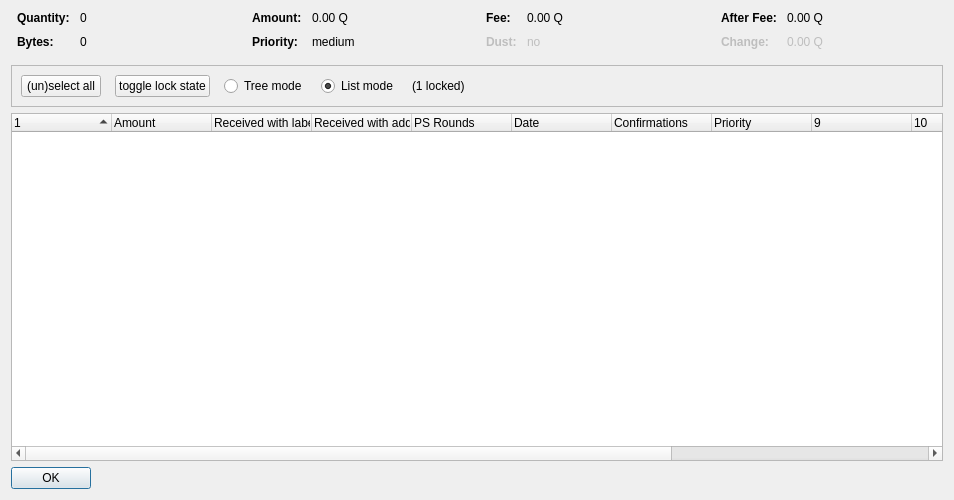
<?xml version="1.0" encoding="UTF-8"?>
<ui version="4.0">
 <class>CoinControlDialog</class>
 <widget class="QDialog" name="CoinControlDialog">
  <property name="geometry">
   <rect>
    <x>0</x>
    <y>0</y>
    <width>954</width>
    <height>500</height>
   </rect>
  </property>
  <property name="windowTitle">
   <string>Coin Selection</string>
  </property>
  <layout class="QVBoxLayout" name="verticalLayout">
   <item>
    <layout class="QHBoxLayout" name="horizontalLayoutTop" stretch="0,0,0,0">
     <property name="topMargin">
      <number>0</number>
     </property>
     <property name="bottomMargin">
      <number>10</number>
     </property>
     <item>
      <layout class="QFormLayout" name="formLayoutCoinControl1">
       <property name="horizontalSpacing">
        <number>10</number>
       </property>
       <property name="verticalSpacing">
        <number>10</number>
       </property>
       <property name="leftMargin">
        <number>6</number>
       </property>
       <property name="rightMargin">
        <number>6</number>
       </property>
       <item row="0" column="0">
        <widget class="QLabel" name="labelCoinControlQuantityText">
         <property name="font">
          <font>
           <weight>75</weight>
           <bold>true</bold>
          </font>
         </property>
         <property name="text">
          <string>Quantity:</string>
         </property>
        </widget>
       </item>
       <item row="0" column="1">
        <widget class="QLabel" name="labelCoinControlQuantity">
         <property name="cursor">
          <cursorShape>IBeamCursor</cursorShape>
         </property>
         <property name="contextMenuPolicy">
          <enum>Qt::ActionsContextMenu</enum>
         </property>
         <property name="text">
          <string notr="true">0</string>
         </property>
         <property name="textInteractionFlags">
          <set>Qt::LinksAccessibleByMouse|Qt::TextSelectableByKeyboard|Qt::TextSelectableByMouse</set>
         </property>
        </widget>
       </item>
       <item row="1" column="0">
        <widget class="QLabel" name="labelCoinControlBytesText">
         <property name="font">
          <font>
           <weight>75</weight>
           <bold>true</bold>
          </font>
         </property>
         <property name="text">
          <string>Bytes:</string>
         </property>
        </widget>
       </item>
       <item row="1" column="1">
        <widget class="QLabel" name="labelCoinControlBytes">
         <property name="cursor">
          <cursorShape>IBeamCursor</cursorShape>
         </property>
         <property name="contextMenuPolicy">
          <enum>Qt::ActionsContextMenu</enum>
         </property>
         <property name="text">
          <string notr="true">0</string>
         </property>
         <property name="textInteractionFlags">
          <set>Qt::LinksAccessibleByMouse|Qt::TextSelectableByKeyboard|Qt::TextSelectableByMouse</set>
         </property>
        </widget>
       </item>
      </layout>
     </item>
     <item>
      <layout class="QFormLayout" name="formLayoutCoinControl2">
       <property name="horizontalSpacing">
        <number>10</number>
       </property>
       <property name="verticalSpacing">
        <number>10</number>
       </property>
       <property name="leftMargin">
        <number>6</number>
       </property>
       <property name="rightMargin">
        <number>6</number>
       </property>
       <item row="0" column="0">
        <widget class="QLabel" name="labelCoinControlAmountText">
         <property name="font">
          <font>
           <weight>75</weight>
           <bold>true</bold>
          </font>
         </property>
         <property name="text">
          <string>Amount:</string>
         </property>
        </widget>
       </item>
       <item row="0" column="1">
        <widget class="QLabel" name="labelCoinControlAmount">
         <property name="cursor">
          <cursorShape>IBeamCursor</cursorShape>
         </property>
         <property name="contextMenuPolicy">
          <enum>Qt::ActionsContextMenu</enum>
         </property>
         <property name="text">
          <string notr="true">0.00 Q</string>
         </property>
         <property name="textInteractionFlags">
          <set>Qt::LinksAccessibleByMouse|Qt::TextSelectableByKeyboard|Qt::TextSelectableByMouse</set>
         </property>
        </widget>
       </item>
       <item row="1" column="0">
        <widget class="QLabel" name="labelCoinControlPriorityText">
         <property name="font">
          <font>
           <weight>75</weight>
           <bold>true</bold>
          </font>
         </property>
         <property name="text">
          <string>Priority:</string>
         </property>
        </widget>
       </item>
       <item row="1" column="1">
        <widget class="QLabel" name="labelCoinControlPriority">
         <property name="cursor">
          <cursorShape>IBeamCursor</cursorShape>
         </property>
         <property name="contextMenuPolicy">
          <enum>Qt::ActionsContextMenu</enum>
         </property>
         <property name="text">
          <string>medium</string>
         </property>
         <property name="textInteractionFlags">
          <set>Qt::LinksAccessibleByMouse|Qt::TextSelectableByKeyboard|Qt::TextSelectableByMouse</set>
         </property>
        </widget>
       </item>
      </layout>
     </item>
     <item>
      <layout class="QFormLayout" name="formLayoutCoinControl3">
       <property name="horizontalSpacing">
        <number>10</number>
       </property>
       <property name="verticalSpacing">
        <number>10</number>
       </property>
       <property name="leftMargin">
        <number>6</number>
       </property>
       <property name="rightMargin">
        <number>6</number>
       </property>
       <item row="0" column="0">
        <widget class="QLabel" name="labelCoinControlFeeText">
         <property name="font">
          <font>
           <weight>75</weight>
           <bold>true</bold>
          </font>
         </property>
         <property name="text">
          <string>Fee:</string>
         </property>
        </widget>
       </item>
       <item row="0" column="1">
        <widget class="QLabel" name="labelCoinControlFee">
         <property name="cursor">
          <cursorShape>IBeamCursor</cursorShape>
         </property>
         <property name="contextMenuPolicy">
          <enum>Qt::ActionsContextMenu</enum>
         </property>
         <property name="text">
          <string notr="true">0.00 Q</string>
         </property>
         <property name="textInteractionFlags">
          <set>Qt::LinksAccessibleByMouse|Qt::TextSelectableByKeyboard|Qt::TextSelectableByMouse</set>
         </property>
        </widget>
       </item>
       <item row="1" column="0">
        <widget class="QLabel" name="labelCoinControlLowOutputText">
         <property name="enabled">
          <bool>false</bool>
         </property>
         <property name="font">
          <font>
           <weight>75</weight>
           <bold>true</bold>
          </font>
         </property>
         <property name="text">
          <string>Dust:</string>
         </property>
        </widget>
       </item>
       <item row="1" column="1">
        <widget class="QLabel" name="labelCoinControlLowOutput">
         <property name="enabled">
          <bool>false</bool>
         </property>
         <property name="cursor">
          <cursorShape>IBeamCursor</cursorShape>
         </property>
         <property name="contextMenuPolicy">
          <enum>Qt::ActionsContextMenu</enum>
         </property>
         <property name="text">
          <string>no</string>
         </property>
         <property name="textInteractionFlags">
          <set>Qt::LinksAccessibleByMouse|Qt::TextSelectableByKeyboard|Qt::TextSelectableByMouse</set>
         </property>
        </widget>
       </item>
      </layout>
     </item>
     <item>
      <layout class="QFormLayout" name="formLayoutCoinControl4">
       <property name="horizontalSpacing">
        <number>10</number>
       </property>
       <property name="verticalSpacing">
        <number>10</number>
       </property>
       <property name="leftMargin">
        <number>6</number>
       </property>
       <property name="rightMargin">
        <number>6</number>
       </property>
       <item row="0" column="0">
        <widget class="QLabel" name="labelCoinControlAfterFeeText">
         <property name="font">
          <font>
           <weight>75</weight>
           <bold>true</bold>
          </font>
         </property>
         <property name="text">
          <string>After Fee:</string>
         </property>
        </widget>
       </item>
       <item row="0" column="1">
        <widget class="QLabel" name="labelCoinControlAfterFee">
         <property name="cursor">
          <cursorShape>IBeamCursor</cursorShape>
         </property>
         <property name="contextMenuPolicy">
          <enum>Qt::ActionsContextMenu</enum>
         </property>
         <property name="text">
          <string notr="true">0.00 Q</string>
         </property>
         <property name="textInteractionFlags">
          <set>Qt::LinksAccessibleByMouse|Qt::TextSelectableByKeyboard|Qt::TextSelectableByMouse</set>
         </property>
        </widget>
       </item>
       <item row="1" column="0">
        <widget class="QLabel" name="labelCoinControlChangeText">
         <property name="enabled">
          <bool>false</bool>
         </property>
         <property name="font">
          <font>
           <weight>75</weight>
           <bold>true</bold>
          </font>
         </property>
         <property name="text">
          <string>Change:</string>
         </property>
        </widget>
       </item>
       <item row="1" column="1">
        <widget class="QLabel" name="labelCoinControlChange">
         <property name="enabled">
          <bool>false</bool>
         </property>
         <property name="cursor">
          <cursorShape>IBeamCursor</cursorShape>
         </property>
         <property name="contextMenuPolicy">
          <enum>Qt::ActionsContextMenu</enum>
         </property>
         <property name="text">
          <string notr="true">0.00 Q</string>
         </property>
         <property name="textInteractionFlags">
          <set>Qt::LinksAccessibleByMouse|Qt::TextSelectableByKeyboard|Qt::TextSelectableByMouse</set>
         </property>
        </widget>
       </item>
      </layout>
     </item>
    </layout>
   </item>
   <item>
    <widget class="QFrame" name="frame">
     <property name="minimumSize">
      <size>
       <width>0</width>
       <height>40</height>
      </size>
     </property>
     <property name="frameShape">
      <enum>QFrame::StyledPanel</enum>
     </property>
     <property name="frameShadow">
      <enum>QFrame::Sunken</enum>
     </property>
     <layout class="QHBoxLayout" name="horizontalLayout">
      <item>
       <layout class="QHBoxLayout" name="horizontalLayoutPanel" stretch="0,0,0,0,0,0">
        <property name="spacing">
         <number>14</number>
        </property>
        <item>
         <widget class="QPushButton" name="pushButtonSelectAll">
          <property name="sizePolicy">
           <sizepolicy hsizetype="Maximum" vsizetype="Fixed">
            <horstretch>0</horstretch>
            <verstretch>0</verstretch>
           </sizepolicy>
          </property>
          <property name="text">
           <string>(un)select all</string>
          </property>
          <property name="autoDefault">
           <bool>false</bool>
          </property>
         </widget>
        </item>
        <item>
         <widget class="QPushButton" name="pushButtonToggleLock">
          <property name="sizePolicy">
           <sizepolicy hsizetype="Maximum" vsizetype="Fixed">
            <horstretch>0</horstretch>
            <verstretch>0</verstretch>
           </sizepolicy>
          </property>
          <property name="text">
           <string>toggle lock state</string>
          </property>
          <property name="autoDefault">
           <bool>false</bool>
          </property>
         </widget>
        </item>
        <item>
         <widget class="QRadioButton" name="radioTreeMode">
          <property name="sizePolicy">
           <sizepolicy hsizetype="Maximum" vsizetype="Fixed">
            <horstretch>0</horstretch>
            <verstretch>0</verstretch>
           </sizepolicy>
          </property>
          <property name="text">
           <string>Tree mode</string>
          </property>
         </widget>
        </item>
        <item>
         <widget class="QRadioButton" name="radioListMode">
          <property name="sizePolicy">
           <sizepolicy hsizetype="Maximum" vsizetype="Fixed">
            <horstretch>0</horstretch>
            <verstretch>0</verstretch>
           </sizepolicy>
          </property>
          <property name="text">
           <string>List mode</string>
          </property>
          <property name="checked">
           <bool>true</bool>
          </property>
         </widget>
        </item>
        <item>
         <widget class="QLabel" name="labelLocked">
          <property name="text">
           <string>(1 locked)</string>
          </property>
         </widget>
        </item>
        <item>
         <spacer name="horizontalSpacer">
          <property name="orientation">
           <enum>Qt::Horizontal</enum>
          </property>
          <property name="sizeHint" stdset="0">
           <size>
            <width>40</width>
            <height>20</height>
           </size>
          </property>
         </spacer>
        </item>
       </layout>
      </item>
     </layout>
    </widget>
   </item>
   <item>
    <widget class="CoinControlTreeWidget" name="treeWidget">
     <property name="contextMenuPolicy">
      <enum>Qt::CustomContextMenu</enum>
     </property>
     <property name="sortingEnabled">
      <bool>false</bool>
     </property>
     <property name="columnCount">
      <number>13</number>
     </property>
     <attribute name="headerShowSortIndicator" stdset="0">
      <bool>true</bool>
     </attribute>
     <attribute name="headerStretchLastSection">
      <bool>false</bool>
     </attribute>
     <column>
      <property name="text">
       <string/>
      </property>
     </column>
     <column>
      <property name="text">
       <string>Amount</string>
      </property>
     </column>
     <column>
      <property name="text">
       <string>Received with label</string>
      </property>
     </column>
     <column>
      <property name="text">
       <string>Received with address</string>
      </property>
     </column>
     <column>
      <property name="text">
       <string>PS Rounds</string>
      </property>
     </column>
     <column>
      <property name="text">
       <string>Date</string>
      </property>
     </column>
     <column>
      <property name="text">
       <string>Confirmations</string>
      </property>
      <property name="toolTip">
       <string>Confirmed</string>
      </property>
     </column>
     <column>
      <property name="text">
       <string>Priority</string>
      </property>
     </column>
     <column>
      <property name="text">
       <string/>
      </property>
     </column>
     <column>
      <property name="text">
       <string/>
      </property>
     </column>
     <column>
      <property name="text">
       <string/>
      </property>
     </column>
     <column>
      <property name="text">
       <string/>
      </property>
     </column>
     <column>
      <property name="text">
       <string/>
      </property>
     </column>
    </widget>
   </item>
   <item>
    <widget class="QDialogButtonBox" name="buttonBox">
     <property name="sizePolicy">
      <sizepolicy hsizetype="Maximum" vsizetype="Fixed">
       <horstretch>0</horstretch>
       <verstretch>0</verstretch>
      </sizepolicy>
     </property>
     <property name="orientation">
      <enum>Qt::Horizontal</enum>
     </property>
     <property name="standardButtons">
      <set>QDialogButtonBox::Ok</set>
     </property>
    </widget>
   </item>
  </layout>
 </widget>
 <customwidgets>
  <customwidget>
   <class>CoinControlTreeWidget</class>
   <extends>QTreeWidget</extends>
   <header>coincontroltreewidget.h</header>
  </customwidget>
 </customwidgets>
 <resources/>
 <connections/>
</ui>
